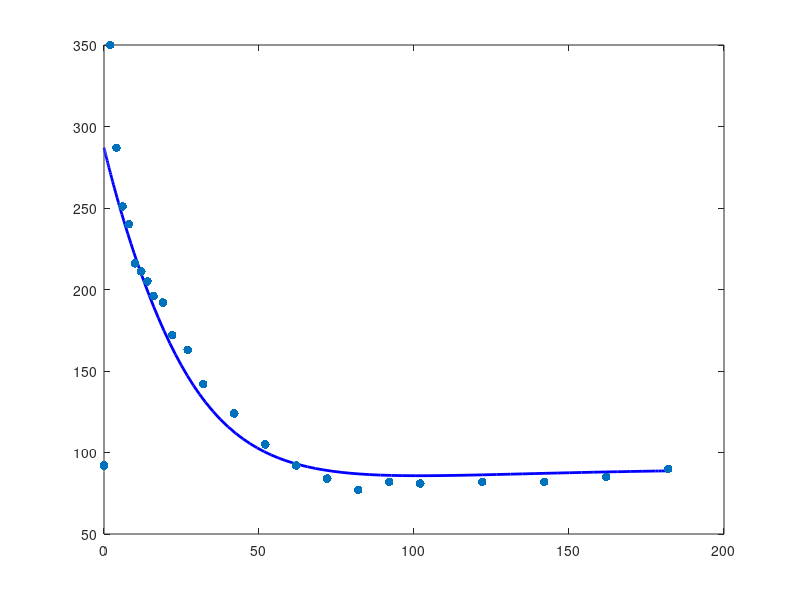

Reproduce this figure in MATLAB. (Note: this script raises an error after producing the figure.)
% Author: Corlene Maass & Zenae de Villiers 
% Course: Biomathematics 378
% Hybrid Model 
%--------------------------------------------------

% Required:
% MATLAB
% Optimization Toolbox (lsqnonlin)
% swtest.m (included in repository)

%--------------------------------------------------

%% FSIGT DATA (Kerner et al.)

% Sampling times (min)
timeData = [0 2 4 6 8 10 12 14 16 19 22 27 32 42 52 ...
62 72 82 92 102 122 142 162 182]';

% Blood glucose concentrations (mg/dL)
Gdata = [92 350 287 251 240 216 211 205 196 192 172 ...
163 142 124 105 92 84 77 82 81 82 82 85 90]';

% Plasma insulin concentrations (μU/mL)
Idata = [11 26 130 85 51 49 45 41 35 30 30 27 30 22 ...
15 15 11 10 8 11 7 8 8 7]';

%--------------------------------------------------

function dYdt = hybrid_model(t,Y,p,Ib,Gb)

    % State variables
    G = Y(1);    % Blood glucose concentration
    X = Y(2);    % Remote insulin action
    I = Y(3);    % Plasma insulin concentration
    
    % Parameters
    p1    = p(1);   % Glucose effectiveness
    p2    = p(2);   % Decay of insulin action
    p3    = p(3);   % Generation of insulin action
    gamma = p(4);   % Insulin clearance rate
    delta = p(5);   % Glucose-stimulated insulin secretion
    
    % Glucose dynamics
    dG = p1*(Gb - G) - X*G;
    
    % Remote insulin action dynamics
    dX = p3*(I - Ib) - p2*X;
    
    % Insulin dynamics
    dI = -gamma*(I - Ib) + delta*(G - Gb)*I;
    
    % Return derivatives
    dYdt = [dG; dX; dI];

end

%--------------------------------------------------


%% Basal Values

Gb = Gdata(end);
Ib = Idata(end);

%% Initial Parameter Estimates

p0 = [0.0399 0.02 4e-5 0.2 0.001];

%% Initial Conditions

G0 = 287;
% Initial glucose concentration used in the Kerner approach
% (not the maximum measured glucose value)

X0 = 0;

I0 = Ib;

Y0 = [G0; X0; I0];

%% Simulate Hybrid Model

[tSol,Y] = ode45( ...
    @(t,Y) hybrid_model(t,Y,p0,Ib,Gb), ...
    [0 182],Y0);

%% Extract State Variables

G = Y(:,1);
X = Y(:,2);
I = Y(:,3);

%% Glucose Profile

figure

plot(tSol,G,'b','LineWidth',2)
hold on

scatter(timeData,Gdata,40,'filled')

yline(Gb,'k--')

xlabel('Time (min)')
ylabel('Glucose (mg/dL)')
title('Hybrid Glucose-Insulin Model')
legend('Model','Data','Basal')
grid on

%% Remote Insulin Action

figure

plot(tSol,X,'LineWidth',2)

xlabel('Time (min)')
ylabel('X(t)')
title('Remote Insulin Action')
grid on

%% Insulin Profile

figure

plot(tSol,I,'LineWidth',2)

xlabel('Time (min)')
ylabel('Insulin (\muU/mL)')
title('Model Insulin Response')
grid on

%--------------------------------------------------

function err = objective_hybrid(p,timeData,Gdata,Gb,Ib)

    % Initial conditions
    G0 = 287;
    X0 = 0;
    I0 = Ib;
    
    Y0 = [G0; X0; I0];
    
    % Solve model at experimental sampling times
    [~,Y] = ode45( ...
        @(t,Y) hybrid_model(t,Y,p,Ib,Gb), ...
        timeData,Y0);
    
    % Model glucose prediction
    Gmodel = Y(:,1);
    
    % Residual vector
    err = Gmodel - Gdata;

end

%--------------------------------------------------

%% Basal Values

Gb = Gdata(end);
Ib = Idata(end);

%% Initial Conditions

G0 = 287;
% Initial glucose concentration used in the Kerner approach
% (not the maximum measured glucose value)

X0 = 0;

I0 = Ib;

Y0 = [G0; X0; I0];

%% Parameter Estimation

% Initial parameter estimates
p0 = [0.0399 0.02 4e-5 0.2 0.001];

% Parameter bounds
lb = [1e-4 1e-4 1e-8 1e-4 1e-6];
ub = [1 1 1e-3 10 1];

% Estimate parameters using nonlinear least squares
[p_est,resnorm,residual,exitflag,output,lambda,J] = ...
    lsqnonlin( ...
    @(p) objective_hybrid(p,timeData,Gdata,Gb,Ib), ...
    p0,lb,ub);

%% Stability Check

% Local stability of the physiological equilibrium requires
%  (Routh-Hurwitz condition)

A = p_est(1) + p_est(2) + p_est(4);

B = p_est(1)*p_est(2) + p_est(1)*p_est(4) + p_est(2)*p_est(4);

C = p_est(1)*p_est(2)*p_est(4) + p_est(3)*p_est(5)*Gb*Ib;

if A*B > C
    disp('Stability condition satisfied')
else
    disp('Stability condition violated')
end


%% Parameter Uncertainty
n = length(Gdata);
k = length(p_est);

sigma2 = resnorm/(n-k);
Cov = sigma2 * pinv(full(J'*J));
SE = sqrt(diag(Cov));

fprintf('\nParameter Estimates (± SE)\n')
fprintf('--------------------------\n')
fprintf('p1    = %.6g ± %.6g\n',p_est(1),SE(1))
fprintf('p2    = %.6g ± %.6g\n',p_est(2),SE(2))
fprintf('p3    = %.6g ± %.6g\n',p_est(3),SE(3))
fprintf('gamma = %.6g ± %.6g\n',p_est(4),SE(4))
fprintf('delta = %.6g ± %.6g\n',p_est(5),SE(5))

%% Residual Norm Comparison

initialNorm = norm( ...
    objective_hybrid(p0,timeData,Gdata,Gb,Ib));

finalNorm = norm( ...
    objective_hybrid(p_est,timeData,Gdata,Gb,Ib));

fprintf('\nResidual Norms\n')
fprintf('--------------\n')

fprintf('Initial residual norm = %.4f\n',initialNorm)
fprintf('Final residual norm   = %.4f\n',finalNorm)

%% Simulate Fitted Hybrid Model

[tFit,Yfit] = ode45( ...
    @(t,Y) hybrid_model(t,Y,p_est,Ib,Gb), ...
    timeData,Y0);

%% Extract Fitted States

Gfit = Yfit(:,1);
Xfit = Yfit(:,2);
Ifit = Yfit(:,3);

%% Fitted Glucose Profile

figure

plot(timeData,Gfit,'b','LineWidth',2)
hold on

scatter(timeData,Gdata,50,'filled')

yline(Gb,'k--')

xlabel('Time (min)')
ylabel('Glucose (mg/dL)')
title('Fitted Hybrid Model')
legend('Model Fit','Experimental Data','Basal Glucose')
grid on

%% Clinical Indices

SI = p_est(3)/p_est(2);
SG = p_est(1);

fprintf('\nClinical Indices\n')
fprintf('----------------\n')

fprintf('Insulin sensitivity (SI) = %g\n',SI)
fprintf('Glucose effectiveness (SG) = %g\n',SG)

%% Goodness-of-Fit Metrics

RMSE = sqrt(mean((Gfit - Gdata).^2));

SSres = sum((Gdata - Gfit).^2);
SStot = sum((Gdata - mean(Gdata)).^2);

R2 = 1 - SSres/SStot;

fprintf('\nGoodness-of-Fit Metrics\n')
fprintf('-----------------------\n')

fprintf('RMSE = %.3f\n',RMSE)
fprintf('R^2  = %.4f\n',R2)

%% Fitted Insulin Profile

figure

plot(tFit,Ifit,'LineWidth',2)
hold on

scatter(timeData,Idata,'filled')

xlabel('Time (min)')
ylabel('Insulin (\muU/mL)')
title('Hybrid Model Insulin Response')
legend('Model','Data')
grid on

%% Information Criteria

k = 5;                % Number of fitted parameters
n = length(Gdata);    % Number of observations

AIC_hybrid = n*log(SSres/n) + 2*k;
BIC_hybrid = n*log(SSres/n) + k*log(n);

fprintf('\nInformation Criteria\n')
fprintf('--------------------\n')

fprintf('Hybrid AIC = %.3f\n',AIC_hybrid)
fprintf('Hybrid BIC = %.3f\n',BIC_hybrid)


%% Distribution and Residual Analysis 

residuals = Gdata - Gfit;


[h,p,W] = swtest(residuals)


figure
plot(timeData,residuals,'o-')
yline(0,'k--')
xlabel('Time')
ylabel('Residual')
title('Residuals vs Time (Hybrid Model)')
grid on
